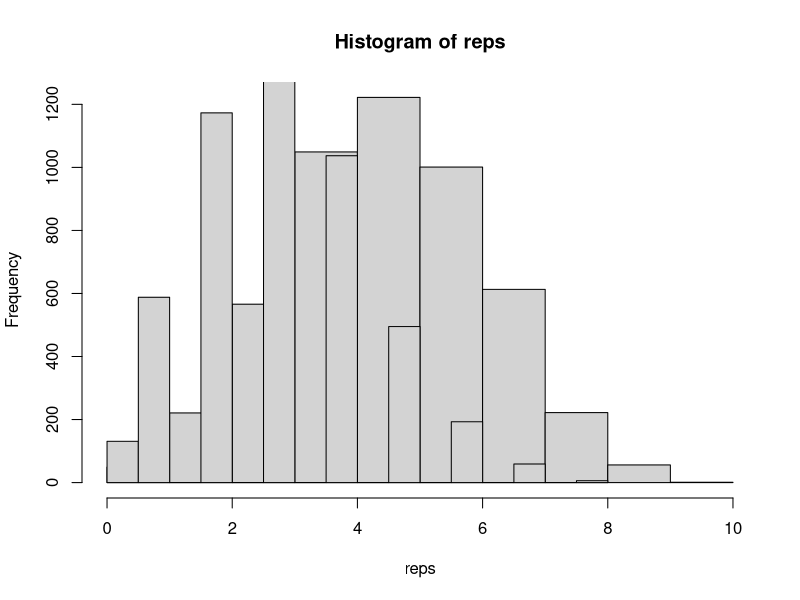

Write R code to recreate this figure.
# we will use the diamonds dataset in the ggplot package to demonstrate for loops, if-else statements and creating function

#load ggplot2 package

library(ggplot2)

data<-diamonds

# let's say we need to check through this dataset to see if an entry meets certain condition

head(data)

#we want to check through he first 30 elements of this dataset we want the carat [weight], the price and the difference in price with the following diamond
#of the diamond and if a diamond has carats higher than 0.8, we say it is high quality
#we can check it manually and print the values and make the calculations ourselves in our dataset

for (i in 1:30){ ## This line creates a variable "i" that is 30 lines long
  print(paste(data$carat[i], data$price[i], (data$price[i+1]-data$price[i])))
  #Here we loop through and print each carat value of "i" 
  #as specified in the initial loop
  }



#############################################################################
## If-Else Statements 

## R also has a cool feature that allows you to specify certain actions if certain qualifications are met. These If-Else
## Statements take on the following general form:

## if (condition is TRUE) {
# do something
# } else {
# do different thing
# }

qc<-c()
for (i in 1:length(data$carat)){
  if(data$carat[i]>=0.8){
    qc<-append(qc,"high")}else{
      qc<-append(qc,"low-medium")}
}


#there is a function called ifelse() that does just the same thing
data$quality<-ifelse(data$carat>=0.8,"high","low-medium")
summary(data$quality)

###we want to characterize diamonds that have carat of 0.8 or more AND Premium has high quality, others will be low-medium
## to accomplish our precedent task, we can also use a for loop along with if-else statements
qc<-c()
for (i in 1:length(data$carat)){
  if(data$carat[i]>=0.8&data$cut[i]=="Premium"){
    qc<-append(qc,"high")}else{
      qc<-append(qc,"low-medium")}
}



summary(as.factor(qc))
#now what if we want to automate all of this and make it so that we only provide the "carat" and "cut" and it spits out those numbers?

q.check<-function(car,cu){
  qual<-c()
  for (i in 1:length(data$carat)){
    if(data$carat[i]>=car&data$cut[i]==cu){
      qual<-append(qual,"high")}else{
        qual<-append(qual,"low-medium")}
  }
  return(summary(as.factor(qual)))
}
q.check(3.0,"Premium")

######
#enough about diamonds let's continue writing the function about the coin toss

coin<-function(n,p)# we created a function called coin() where, we would need to specify the number of toss n and the probability of getting tail
{
  #the function will generate n numbers (either 0 or 1) with a p prob of getting tails.
  Tail<-rbinom(n,1,p)
  #count number of Tails
  numTail<-sum(Tail)
  return(numTail)
}

#let's try it out with a various number of toss and probabilities
coin(1000,0.5)

#### now we recruit x friends to help with an experiment
reps<-replicate(5000,coin(10,0.5)) #5000 of my best friends each toss the coin 10 times
hist(reps)
#what is the pobability of getting exactly 5 tails 
sum(reps==5)

for (i in 1:10) {print (i)}

##can you write a for loop to have the probabilities of getting exactly 1, 2, 3, 4, 5, 6, 7, 8, 9, 10 tails

for(i in 1:10){
  print(sum(reps==i)/5000)}

reps0.3<-replicate(5000,coin(10,0.3)) #5000 of my best friends each toss the coin 10 times but this time their coin is weighted
hist(reps0.3, add=T)
